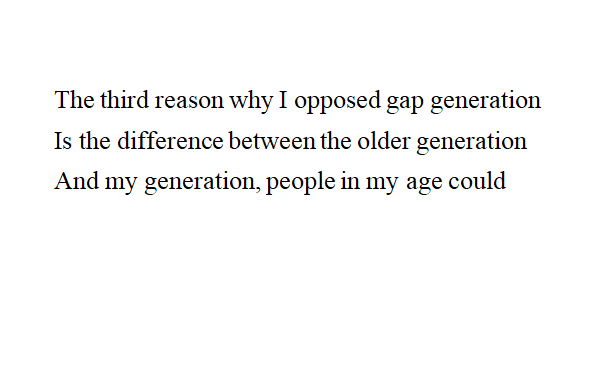
#> input picture data_set/1.png, 609 x 390 px, found by its file name; its folder holds 4 pictures in this run
$ python main.py
#> lines starting #> are read from the running program, lines starting #| are printed output that depends on the picture
import cv2
import numpy
from scipy.spatial import distance

EnglishTraining = []
ArabicTraining = []
IndianTrainging = []

EnglishTesting = []
ArabicTesting = []
IndianTesting = []

j=1
k=51
l=101
for i in range(0,40):
    image = cv2.imread("data_set/"+str(j) + ".PNG")
#> image is the input picture: shape (390, 609, 3); mean B, G, R 248.5, 248.4, 248.5
    EnglishTraining.append(image)
    j=j+1
    image = cv2.imread("data_set/"+str(k) + ".PNG")
    ArabicTraining.append(image)
    k=k+1
    image = cv2.imread("data_set/"+str(l) + ".PNG")
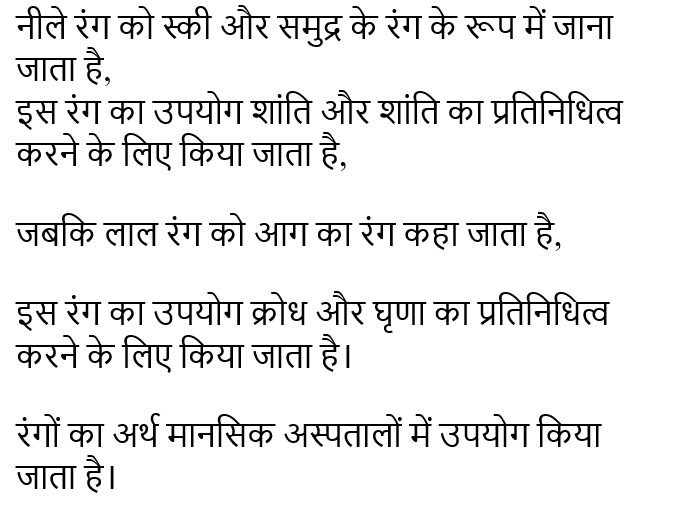
#> input picture data_set/101.png, 682 x 513 px, found by its file name
#> image is the input picture: shape (513, 682, 3); min 0, max 255, mean 234.6
    IndianTrainging.append(image)
    l=l+1

jtest=41
#> jtest = 41
ktest=91
ltest=141

for i in range(0,10):
    image = cv2.imread("data_set/"+str(jtest) + ".PNG")
    EnglishTesting.append(image)
    jtest=jtest+1
#> jtest = 42
    image = cv2.imread("data_set/"+str(ktest) + ".PNG")
    ArabicTesting.append(image)
    ktest=ktest+1
    image = cv2.imread("data_set/"+str(ltest) + ".PNG")
    IndianTesting.append(image)
    ltest=ltest+1
# [4 lines of commented-out code are left out]

ORB = cv2.ORB_create()

English_Training_Descriptors = []
Arabic_Training_Descriptors = []
Indian_Training_Descriptors = []
English_Testing_Descriptors = []
Arabic_Testing_Descriptors = []
Indian_Testing_Descriptors = []

for x in range(len(EnglishTraining)):
    Image = EnglishTraining[x]

    Key_Point = ORB.detect(Image, None)

    Key_Points, Descriptors = ORB.compute(Image, Key_Point)

    English_Training_Descriptors.append(Descriptors)

for x in range(len(ArabicTraining)):
    Image = ArabicTraining[x]

    Key_Point = ORB.detect(Image, None)

    Key_Points, Descriptors = ORB.compute(Image, Key_Point)

    Arabic_Training_Descriptors.append(Descriptors)

for x in range(len(IndianTrainging)):
    Image = IndianTrainging[x]

    Key_Point = ORB.detect(Image, None)

    Key_Points, Descriptors = ORB.compute(Image, Key_Point)

    Indian_Training_Descriptors.append(Descriptors)

for x in range(len(EnglishTesting)):
    Image = EnglishTesting[x]

    Key_Point = ORB.detect(Image, None)

    Key_Points, Descriptors = ORB.compute(Image, Key_Point)

    English_Testing_Descriptors.append(Descriptors)

for x in range(len(ArabicTesting)):
    Image = ArabicTesting[x]

    Key_Point = ORB.detect(Image, None)

    Key_Points, Descriptors = ORB.compute(Image, Key_Point)

    Arabic_Testing_Descriptors.append(Descriptors)
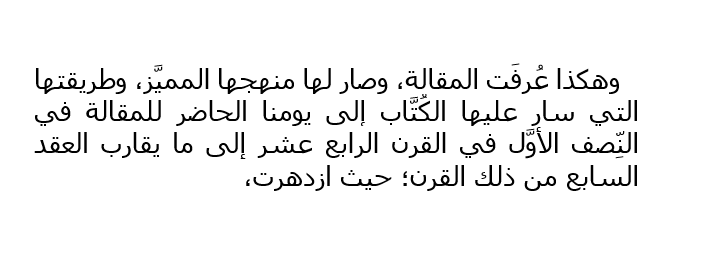
#> Image: shape (274, 703, 3); min 0, max 255, mean 242.3

for x in range(len(IndianTesting)):
    Image = IndianTesting[x]

    Key_Point = ORB.detect(Image, None)

    Key_Points, Descriptors = ORB.compute(Image, Key_Point)

    Indian_Testing_Descriptors.append(Descriptors)

English = numpy.full((40, 10), 0)
Arabic = numpy.full((40, 10), 0)
Indian = numpy.full((40, 10), 0)
Check = numpy.full((1, 10), 0)

for i in range(40):
    Temporary = English_Training_Descriptors[i]
    for j in range(10):
#> (the run stopped early here; a loop or call above may not have finished)
